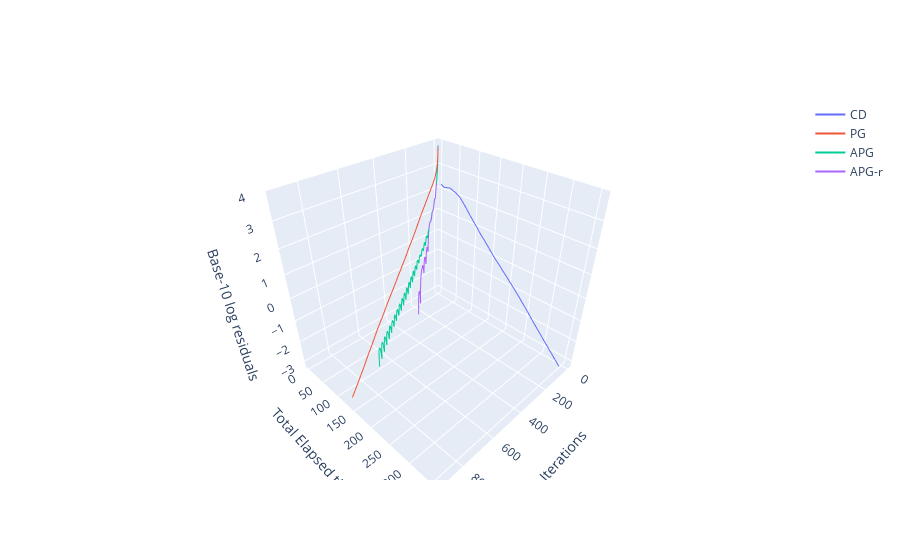

Notebook source saved alongside this figure:
### Code cell
import plotly.graph_objects as go

# create the plot
fig = go.Figure()
fig.add_trace(go.Scatter3d(y=result['total_elapsed_CD'].tolist(), 
                                   z=result['base-10 log residual_CD'].tolist(), 
                                   x=result.index.tolist(), 
                                   mode='lines',
                                   name ='CD'))

fig.add_trace(go.Scatter3d(y=result['total_elapsed_PG'].tolist(), 
                                   z=result['base-10 log residual_PG'].tolist(), 
                                   x=result.index.tolist(), 
                                   mode='lines',
                                   name ='PG'))

fig.add_trace(go.Scatter3d(y=result['total_elapsed_APG'].tolist(), 
                                   z=result['base-10 log residual_APG'].tolist(), 
                                   x=result.index.tolist(), 
                                   mode='lines',
                                   name ='APG'))

fig.add_trace(go.Scatter3d(y=result['total_elapsed_APG-r'].tolist(), 
                                   z=result['base-10 log residual_APG-r'].tolist(), 
                                   x=result.index.tolist(), 
                                   mode='lines',
                                   name ='APG-r'))

# set the layout
fig.update_layout(scene=dict(xaxis_title="Iterations",
                             yaxis_title="Total Elapsed time",
                             zaxis_title="Base-10 log residuals"))

# show the plot
fig.show()

### Figure 1 — Plotly figure (JSON) as saved in the notebook; plotly's stock layout.template omitted (floating-point values rounded to 4 significant figures; data arrays with more than 128 entries replaced by an {"elided": "..."} marker saying what was removed)
{"data": [{"mode": "lines", "name": "CD", "type": "scatter3d", "x": {"elided": "917 int values"}, "y": {"elided": "917 float values"}, "z": {"elided": "917 float values"}}, {"mode": "lines", "name": "PG", "type": "scatter3d", "x": {"elided": "917 int values"}, "y": {"elided": "917 float values"}, "z": {"elided": "917 float values"}}, {"mode": "lines", "name": "APG", "type": "scatter3d", "x": {"elided": "917 int values"}, "y": {"elided": "917 float values"}, "z": {"elided": "917 float values"}}, {"mode": "lines", "name": "APG-r", "type": "scatter3d", "x": {"elided": "917 int values"}, "y": {"elided": "917 float values"}, "z": {"elided": "917 float values"}}], "layout": {"scene": {"xaxis": {"title": {"text": "Iterations"}}, "yaxis": {"title": {"text": "Total Elapsed time"}}, "zaxis": {"title": {"text": "Base-10 log residuals"}}}}}
